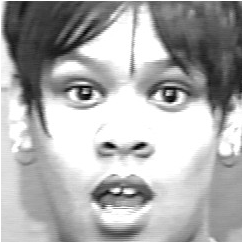
#> input picture rawData/anxiousC/0_c.png, 242 x 242 px, given as the content of the folder anxious, which was not available
$ python faceCrop3.py   (Python 2 division)
#> lines starting #> are read from the running program, lines starting #| are printed output that depends on the picture; after the words box and inside, x2 and y2 are one past the last pixel; in counts of white or black regions, pixels touching at a corner belong together; pictures that were not available may be replaced by others from this repository, and a replacement may not be noted
import cv2
import os
import glob


def faceCrop(imagePattern,boxScale=1):
    # Select one of the haarcascade files:
    #   haarcascade_frontalface_alt.xml  <-- Best one?
    #   haarcascade_frontalface_alt2.xml
    #   haarcascade_frontalface_alt_tree.xml
    #   haarcascade_frontalface_default.xml
    #   haarcascade_profileface.xml
    imgList=glob.glob(imagePattern)
    if len(imgList)<=0:
        print 'No Images Found'
        return
    i=0
    for img in imgList:
        facecrop(img,str(i))
        i=i+1
"""        pil_im=Image.open(img)
        cv_im=pil2cvGrey(pil_im)
        faces=DetectFace(cv_im,faceCascade)
        if faces:
            n=1
            for face in faces:
                croppedImage=imgCrop(pil_im, face[0],boxScale=boxScale)
                fname,ext=os.path.splitext(img)
                croppedImage.save(fname+'_crop'+str(n)+ext)
                n+=1
        else:
            print 'No faces found:', img
"""
def facecrop(image,i):
#> called with image = '_only/0_c.png', i = '0'
	facedata = "haarcascade_frontalface_alt.xml"
	cascade = cv2.CascadeClassifier(facedata)
	img = cv2.imread(image)
#> img is the input picture: shape (242, 242, 3); min 0, max 255, mean 172.3
	minisize = (img.shape[1],img.shape[0])
#> minisize = (242, 242)
	miniframe = cv2.resize(img, minisize)
	faces = cascade.detectMultiScale(miniframe)
#> faces = [[26, 15, 200, 200]]
	for f in faces:
		x, y, w, h = [ v for v in f ]
		cv2.rectangle(img, (x,y), (x+w,y+h), (255,255,255))
		sub_face = img[y:y+h, x:x+w]
		fname, ext = os.path.splitext(image)
		cv2.imwrite("anxiousC/"+i+"_c"+ext, sub_face)
#> this loop made 1 pass
#> pass 1, in facecrop, `sub_face = img[y:y+h, x:x+w]`:
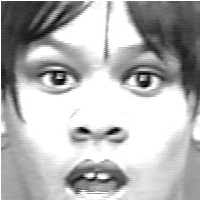
#> sub_face: shape (200, 200, 3); min 0, max 255, mean 179.7
#> after the loop:
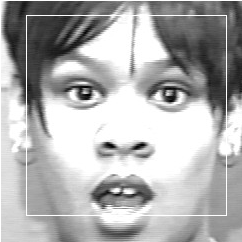
#> img: shape (242, 242, 3); 1.3% of pixels changed, all inside (x1, y1, x2, y2) = (26, 15, 227, 216)
	return


faceCrop('anxious/*.png',boxScale=1)

$ run again, on rawData/anxiousC/13_c.png
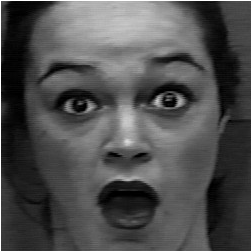
#> input picture rawData/anxiousC/13_c.png, 251 x 251 px, given as the content of the folder anxious, which was not available
#> in facecrop, img is the input picture: shape (251, 251, 3); min 0, max 255, mean 78.4
#> faces = [[17, 16, 215, 215]]
#> the loop in facecrop, `for f in faces:` made 1 pass
#> pass 1, in facecrop, `sub_face = img[y:y+h, x:x+w]`:
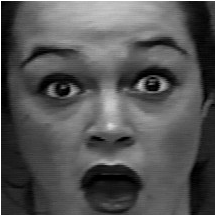
#> sub_face: shape (215, 215, 3); min 0, max 255, mean 84.2
#> after the loop in facecrop, `for f in faces:`:
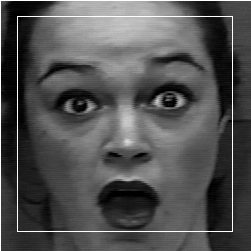
#> img: shape (251, 251, 3); 1.37% of pixels changed, all inside (x1, y1, x2, y2) = (17, 16, 233, 232)

$ run again, on rawData/anxiousC/14_c.png
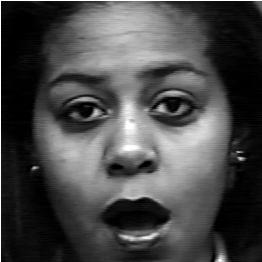
#> input picture rawData/anxiousC/14_c.png, 262 x 262 px, given as the content of the folder anxious, which was not available
#> in facecrop, img is the input picture: shape (262, 262, 3); min 0, max 255, mean 72.7
#> faces = [[17, 16, 224, 224]]
#> the loop in facecrop, `for f in faces:` made 1 pass
#> pass 1, in facecrop, `sub_face = img[y:y+h, x:x+w]`:
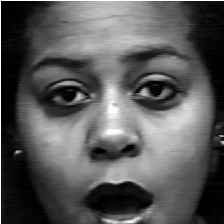
#> sub_face: shape (224, 224, 3); min 0, max 255, mean 88.7
#> after the loop in facecrop, `for f in faces:`:
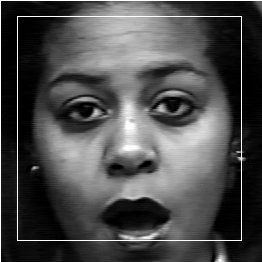
#> img: shape (262, 262, 3); 1.31% of pixels changed, all inside (x1, y1, x2, y2) = (17, 16, 242, 241)

$ run again, on rawData/anxiousC/15_c.png
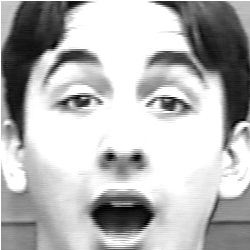
#> input picture rawData/anxiousC/15_c.png, 250 x 250 px, given as the content of the folder anxious, which was not available
#> in facecrop, img is the input picture: shape (250, 250, 3); min 0, max 255, mean 182
#> faces = [[14, 10, 224, 224]]
#> the loop in facecrop, `for f in faces:` made 1 pass
#> pass 1, in facecrop, `sub_face = img[y:y+h, x:x+w]`:
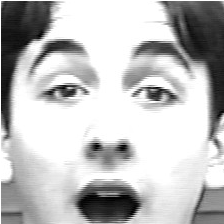
#> sub_face: shape (224, 224, 3); min 0, max 255, mean 189
#> after the loop in facecrop, `for f in faces:`:
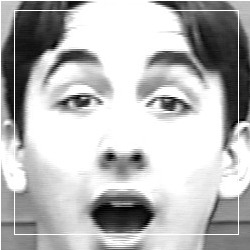
#> img: shape (250, 250, 3); 1.23% of pixels changed, all inside (x1, y1, x2, y2) = (14, 10, 239, 235)
